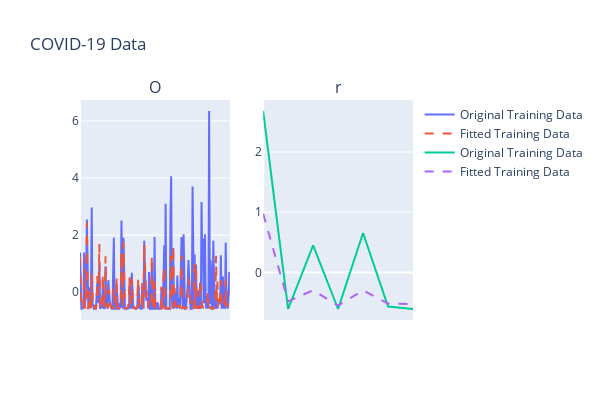

The notebook cell saved with this chart:
### Markdown cell above
### stacked LSTM

### Code cell
stacked_lstm_model = Sequential()
stacked_lstm_model.add(LSTM(80, dropout=0.1, return_sequences=True, input_shape=(X_train_seq.shape[1], X_train_seq.shape[2])))
stacked_lstm_model.add(LSTM(60, dropout=0.1, return_sequences=True))  
stacked_lstm_model.add(LSTM(40, dropout=0.1, return_sequences=True)) 
stacked_lstm_model.add(LSTM(20, dropout=0.1, return_sequences=False)) 
stacked_lstm_model.add(Dense(8, activation='relu'))
stacked_lstm_model.add(Dense(1, activation='linear'))
set_epsilon(1)
stacked_lstm_model.compile(optimizer=Adam(learning_rate=0.001), loss=MeanAbsoluteError(), metrics=[MeanAbsolutePercentageError()])
stacked_lstm_model.summary()


# training
early_stopping = EarlyStopping(monitor='val_loss', patience=20, restore_best_weights=True)
reduce_lr = ReduceLROnPlateau(monitor='val_loss', factor=0.9, patience=5, min_lr=0.00000001)

history = stacked_lstm_model.fit(X_train_seq, y_train_seq, epochs=100, batch_size=16, validation_split=0.2, verbose=1)


# plot the loss function
plt.plot(history.history['loss'], label='Training loss')
plt.plot(history.history['val_loss'], label='Validation loss')
plt.legend()


# visualization the result
y_pred_train = stacked_lstm_model.predict(X_train_seq).reshape(-1,1)
y_pred_test = stacked_lstm_model.predict(X_test_seq).reshape(-1,1)

num_dates = len(df['Date'])
step = max(1, num_dates // 15)
display_dates = df['Date'][::step]

fig = make_subplots(
    rows=1, cols=2,
    subplot_titles=("Original Training Data"),
    shared_xaxes=True
)

fig.add_trace(go.Scatter(x=np.arange(len(X_train) - sequence_length + 1), y=y_train_seq.flatten(), mode='lines', name='Original Training Data'), row=1, col=1)
fig.add_trace(go.Scatter(x=np.arange(len(X_train) - sequence_length + 1), y=y_pred_train.flatten(), mode='lines', name='Fitted Training Data', line=dict(dash='dash')), row=1, col=1)

fig.add_trace(go.Scatter(x=np.arange(len(X_test) - sequence_length + 1), y=y_test_seq.flatten(), mode='lines', name='Original Training Data'), row=1, col=2)
fig.add_trace(go.Scatter(x=np.arange(len(X_test) - sequence_length + 1), y=y_pred_test.flatten(), mode='lines', name='Fitted Training Data', line=dict(dash='dash')), row=1, col=2)

fig.update_layout(
    height=400, width=600,
    title_text="COVID-19 Data",
    hovermode='x unified'
)

for i in range(1, 2):
    for j in range(1, 3):
        fig.update_xaxes(
            tickvals=display_dates,
            tickformat="%b %d\n%Y",
            tickangle=45,
            row=i, col=j
        )
fig.show()


# Compute score metrics
# Convert to tensors
y_true_tf = tf.convert_to_tensor(y_test_seq.reshape(-1), dtype=tf.float32)
y_pred_tf = tf.convert_to_tensor(y_pred_test.reshape(-1), dtype=tf.float32)

# Initialize the metrics
mae_metric = tf.keras.metrics.MeanAbsoluteError()
mse_metric = tf.keras.metrics.MeanSquaredError()

# Update the state with the true and predicted values
mae_metric.update_state(y_true_tf, y_pred_tf)
mse_metric.update_state(y_true_tf, y_pred_tf)

# Calculate MAE and MSE
mae = mae_metric.result().numpy()
mse = mse_metric.result().numpy()

# Calculate RMSE
rmse = np.sqrt(mse)

# Calculate R² score
total_error = tf.reduce_sum(tf.square(y_true_tf - tf.reduce_mean(y_true_tf)))
unexplained_error = tf.reduce_sum(tf.square(y_true_tf - y_pred_tf))
r2_score = 1 - tf.divide(unexplained_error, total_error).numpy()

print(f"MAE: {mae}")
print(f"RMSE: {rmse}")
print(f"R² score: {r2_score}")


# save the model
# stacked_lstm_model.save("./checkpoints/stacked_lstm.h5")

### Figure 1 — Plotly figure (JSON) as saved in the notebook; plotly's stock layout.template omitted (floating-point values rounded to 4 significant figures; data arrays with more than 128 entries replaced by an {"elided": "..."} marker saying what was removed)
{"data": [{"mode": "lines", "name": "Original Training Data", "type": "scatter", "x": {"elided": "219 int values"}, "xaxis": "x", "y": {"elided": "218 float values"}, "yaxis": "y"}, {"line": {"dash": "dash"}, "mode": "lines", "name": "Fitted Training Data", "type": "scatter", "x": {"elided": "219 int values"}, "xaxis": "x", "y": {"elided": "218 float values"}, "yaxis": "y"}, {"mode": "lines", "name": "Original Training Data", "type": "scatter", "x": [0, 1, 2, 3, 4, 5, 6, 7], "xaxis": "x2", "y": [2.681, -0.6082, 0.4469, -0.6082, 0.6537, -0.5669, -0.6082], "yaxis": "y2"}, {"line": {"dash": "dash"}, "mode": "lines", "name": "Fitted Training Data", "type": "scatter", "x": [0, 1, 2, 3, 4, 5, 6, 7], "xaxis": "x2", "y": [0.9766, -0.4807, -0.2953, -0.5516, -0.298, -0.5186, -0.5255], "yaxis": "y2"}], "layout": {"annotations": [{"font": {"size": 16}, "showarrow": false, "text": "O", "x": 0.225, "xanchor": "center", "xref": "paper", "y": 1, "yanchor": "bottom", "yref": "paper"}, {"font": {"size": 16}, "showarrow": false, "text": "r", "x": 0.775, "xanchor": "center", "xref": "paper", "y": 1, "yanchor": "bottom", "yref": "paper"}], "height": 400, "hovermode": "x unified", "title": {"text": "COVID-19 Data"}, "width": 600, "xaxis": {"anchor": "y", "domain": [0, 0.45], "tickangle": 45, "tickformat": "%b %d\n%Y", "tickvals": ["2021-01-14T00:00:00", "2021-01-29T00:00:00", "2021-02-13T00:00:00", "2021-02-28T00:00:00", "2021-03-15T00:00:00", "2021-03-30T00:00:00", "2021-04-14T00:00:00", "2021-04-29T00:00:00", "2021-05-14T00:00:00", "2021-05-29T00:00:00", "2021-06-13T00:00:00", "2021-06-28T00:00:00", "2021-07-13T00:00:00", "2021-07-28T00:00:00", "2021-08-12T00:00:00", "2021-08-27T00:00:00"]}, "xaxis2": {"anchor": "y2", "domain": [0.55, 1], "tickangle": 45, "tickformat": "%b %d\n%Y", "tickvals": ["2021-01-14T00:00:00", "2021-01-29T00:00:00", "2021-02-13T00:00:00", "2021-02-28T00:00:00", "2021-03-15T00:00:00", "2021-03-30T00:00:00", "2021-04-14T00:00:00", "2021-04-29T00:00:00", "2021-05-14T00:00:00", "2021-05-29T00:00:00", "2021-06-13T00:00:00", "2021-06-28T00:00:00", "2021-07-13T00:00:00", "2021-07-28T00:00:00", "2021-08-12T00:00:00", "2021-08-27T00:00:00"]}, "yaxis": {"anchor": "x", "domain": [0, 1]}, "yaxis2": {"anchor": "x2", "domain": [0, 1]}}}
